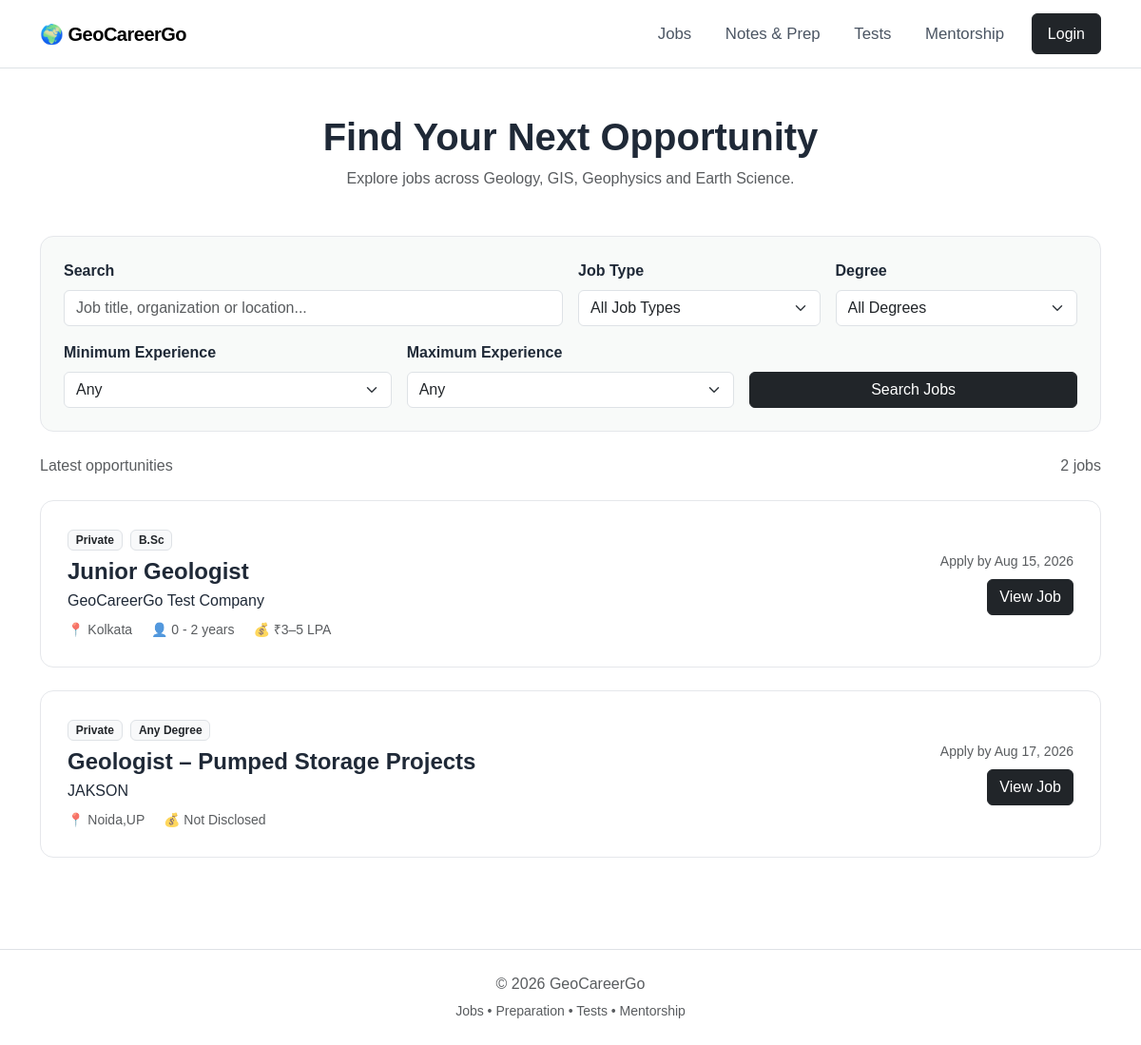
Screenshot of /jobs/ with the database file from the repository.
### jobs/models.py (models this page shows, shortened)
class Job(models.Model):
    JOB_TYPES = [
        ("private", "Private"),
        ("government", "Government"),
        ("psu", "PSU"),
        ("internship", "Internship"),
    ]
    DEGREE_CHOICES = [
        ("any", "Any Degree"),
        ("bsc", "B.Sc"),
        ("msc", "M.Sc"),
        ("btech", "B.Tech"),
        ("mtech", "M.Tech"),
        ("ba", "B.A"),
        ("ma", "M.A"),
        ("phd", "Ph.D"),
        ("other", "Other"),
    ]
    APPLICATION_TYPES = [
        ("external", "External Website"),
        ("internal", "Apply on GeoCareerGo"),
    ]
    title = models.CharField(
        max_length=200
    )
    organization = models.CharField(
        max_length=200
    )
    location = models.CharField(
        max_length=200
    )
    job_type = models.CharField(
        max_length=20,
        choices=JOB_TYPES
    )
    degree = models.CharField(
        max_length=20,
        choices=DEGREE_CHOICES,
        default="any"
    )
    qualification = models.TextField()
    min_experience = models.PositiveIntegerField(
        null=True,
        blank=True,
        help_text="Minimum experience required in years."
    )
    max_experience = models.PositiveIntegerField(
        null=True,
        blank=True,
        help_text="Maximum experience required in years."
    )
    salary = models.CharField(
        max_length=100,
        blank=True
    )
    description = models.TextField()
    application_type = models.CharField(
        max_length=20,
        choices=APPLICATION_TYPES,
        default="external"
    )
    application_url = models.URLField(
        blank=True
    )
    last_date = models.DateField(
        null=True,
        blank=True
    )
    is_active = models.BooleanField(
        default=True
    )
    created_at = models.DateTimeField(
        auto_now_add=True
    )
    updated_at = models.DateTimeField(
        auto_now=True
    )

### jobs/views.py (the view, shortened to what this page needs)
def job_list(request):
    jobs = Job.objects.filter(
        is_active=True
    ).order_by("-created_at")
    search = request.GET.get(
        "q",
        ""
    ).strip()
    job_type = request.GET.get(
        "type",
        ""
    ).strip()
    if job_type:
        jobs = jobs.filter(
            job_type=job_type
        )
    degree = request.GET.get(
        "degree",
        ""
    ).strip()
    if degree:
        from django.db.models import Q
        jobs = jobs.filter(
            Q(degree=degree)
            | Q(degree="any")
        )
    min_experience = request.GET.get(
        "min_experience",
        ""
    ).strip()
    max_experience = request.GET.get(
        "max_experience",
        ""
    ).strip()
    return render(
        request,
        "jobs/job_list.html",
        {
            "jobs": jobs,
            "search": search,
            "selected_type": job_type,
            "selected_degree": degree,
            "selected_min_experience": min_experience,
            "selected_max_experience": max_experience,
        }
    )

### templates/jobs/job_list.html (shortened to what this page needs)
{% extends "base.html" %}
{% block content %}
<section class="py-5">
    <div class="container">
        <div class="text-center mb-5">
            <h1 class="fw-bold">
                Find Your Next Opportunity
            </h1>
            <p class="text-muted">
                Explore jobs across Geology, GIS, Geophysics
                and Earth Science.
            </p>
        </div>
        <div class="job-search-box mb-4">
            <form method="GET">
                <div class="row g-3">
                    <div class="col-lg-6">
                        <label class="form-label fw-semibold">
                            Search
                        </label>
                        <input
                            type="text"
                            name="q"
                            value="{{ search }}"
                            class="form-control"
                            placeholder="Job title, organization or location..."
                        >
                    </div>
                    <div class="col-lg-3">
                        <label class="form-label fw-semibold">
                            Job Type
                        </label>
                        <select
                            name="type"
                            class="form-select"
                        >
                            <option value="">
                                All Job Types
                            </option>
                        </select>
                    </div>
                    <div class="col-lg-3">
                        <label class="form-label fw-semibold">
                            Degree
                        </label>
                        <select
                            name="degree"
                            class="form-select"
                        >
                            <option value="">
                                All Degrees
                            </option>
                        </select>
                    </div>
                    <div class="col-md-4">
                        <label class="form-label fw-semibold">
                            Minimum Experience
                        </label>
                        <select
                            name="min_experience"
                            class="form-select"
                        >
                            <option value="">
                                Any
                            </option>
                        </select>
                    </div>
                    <div class="col-md-4">
                        <label class="form-label fw-semibold">
                            Maximum Experience
                        </label>
                        <select
                            name="max_experience"
                            class="form-select"
                        >
                            <option value="">
                                Any
                            </option>
                        </select>
                    </div>
                    <div class="col-md-4 d-flex align-items-end">
                        <button
                            type="submit"
                            class="btn btn-dark w-100"
                        >
                            Search Jobs
                        </button>
                    </div>
                </div>
            </form>
        </div>
        <div class="d-flex justify-content-between align-items-center mb-4">
            <p class="text-muted mb-0">
                {% if search %}
                    Results for
                    "<strong>{{ search }}</strong>"
                {% else %}
                    Latest opportunities
                {% endif %}
            </p>
            <span class="text-muted">
                {{ jobs|length }}
                job{{ jobs|length|pluralize }}
            </span>
        </div>
        <div class="row g-4">
            {% for job in jobs %}
            <div class="col-12">
                <div class="job-card">
                    <div class="row align-items-center">
                        <div class="col-lg-8">
                            <div class="mb-2">
                                <span class="badge bg-light text-dark border">
                                    {{ job.get_job_type_display }}
                                </span>
                                {% if job.degree %}
                                <span class="badge bg-light text-dark border ms-1">
                                    {{ job.get_degree_display }}
                                </span>
                                {% endif %}
                            </div>
                            <h4 class="fw-bold mb-1">
                                {{ job.title }}
                            </h4>
                            <p class="mb-2">
                                {{ job.organization }}
                            </p>
                            <div class="text-muted small">
                                <span class="me-3">
                                    📍 {{ job.location }}
                                </span>
                                {% if job.min_experience != None or job.max_experience != None %}
                                <span class="me-3">
                                    👤
                                    {% if job.min_experience != None %}
                                        {{ job.min_experience }}
                                    {% else %}
                                        0
                                    {% endif %}
                                    -
                                    {% if job.max_experience != None %}
                                        {{ job.max_experience }}
                                    {% else %}
                                        +
                                    {% endif %}
                                    years
                                </span>
                                {% endif %}
                                {% if job.salary %}
                                <span>
                                    💰 {{ job.salary }}
                                </span>
                                {% endif %}
                            </div>
                        </div>
                        <div class="col-lg-4 text-lg-end mt-3 mt-lg-0">
                            {% if job.last_date %}
                            <p class="small text-muted mb-2">
                                Apply by
                                {{ job.last_date|date:"M d, Y" }}
                            </p>
                            {% endif %}
                            <a
                                href="{% url 'jobs:job_detail' job.id %}"
                                class="btn btn-dark"
                            >
                                View Job
                            </a>
                        </div>
                    </div>
                </div>
            </div>
            {% endfor %}
        </div>
    </div>
</section>
{% endblock %}

### static/css/style.css (style rules this page uses)
body { font-family: Arial, sans-serif; color: #1f2937; background: #ffffff; }
.job-search-box { padding: 24px; background: #f8faf9; border: 1px solid #e5e7eb; border-radius: 14px; }
.job-card { padding: 28px; background: #ffffff; border: 1px solid #e5e7eb; border-radius: 14px; transition: 0.2s ease; }

### rows the page displays
Job: job_type "Private", degree "B.Sc", title "Junior Geologist", organization "GeoCareerGo Test Company", location "Kolkata", min_experience "0", max_experience "2", salary "₹3–5 LPA", last_date "Aug 15, 2026"
Job: job_type "Private", degree "Any Degree", title "Geologist – Pumped Storage Projects", organization "JAKSON", location "Noida,UP", salary "Not Disclosed", last_date "Aug 17, 2026"

### other values shown
{{ jobs|length }} "2"
